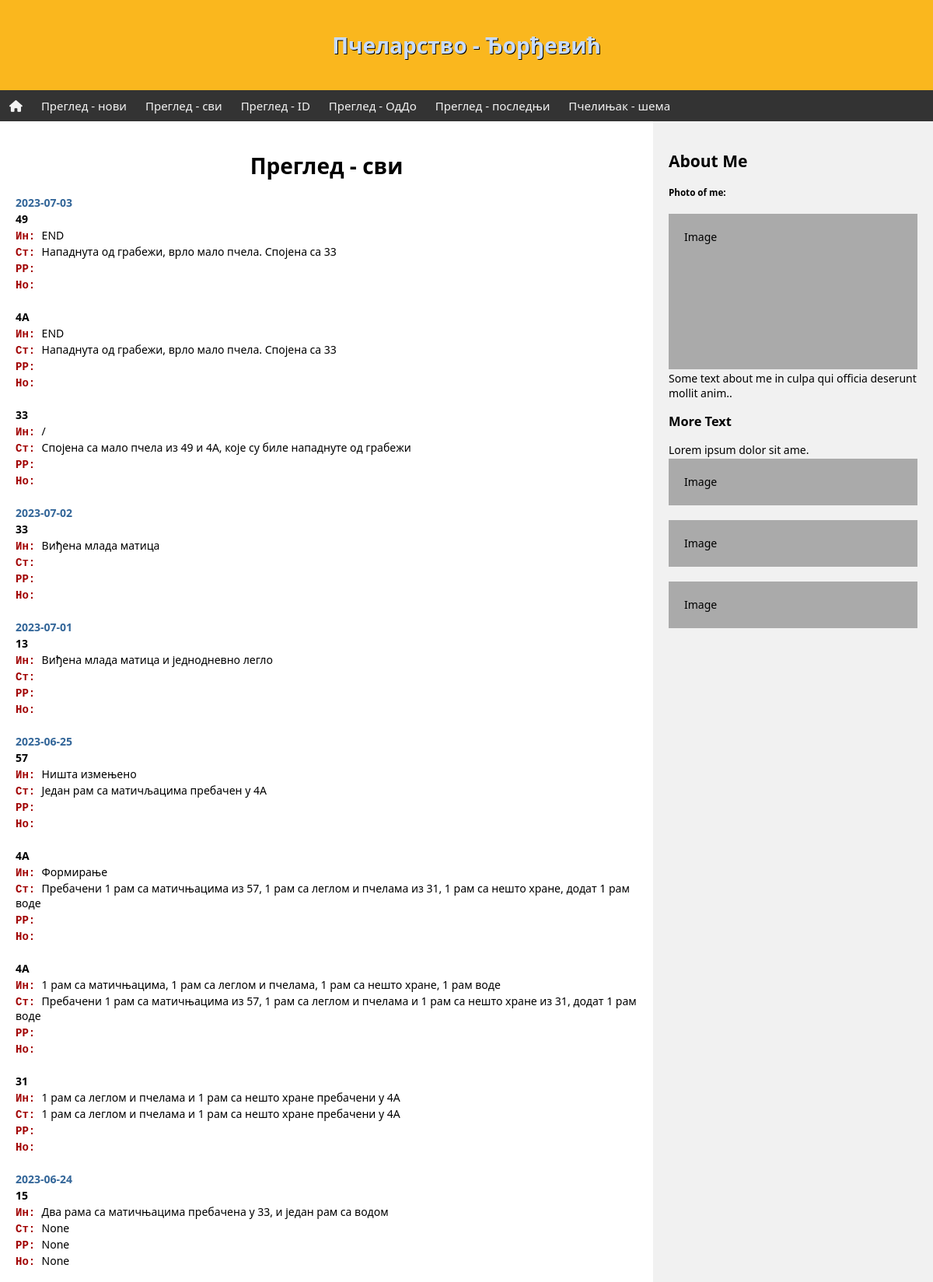
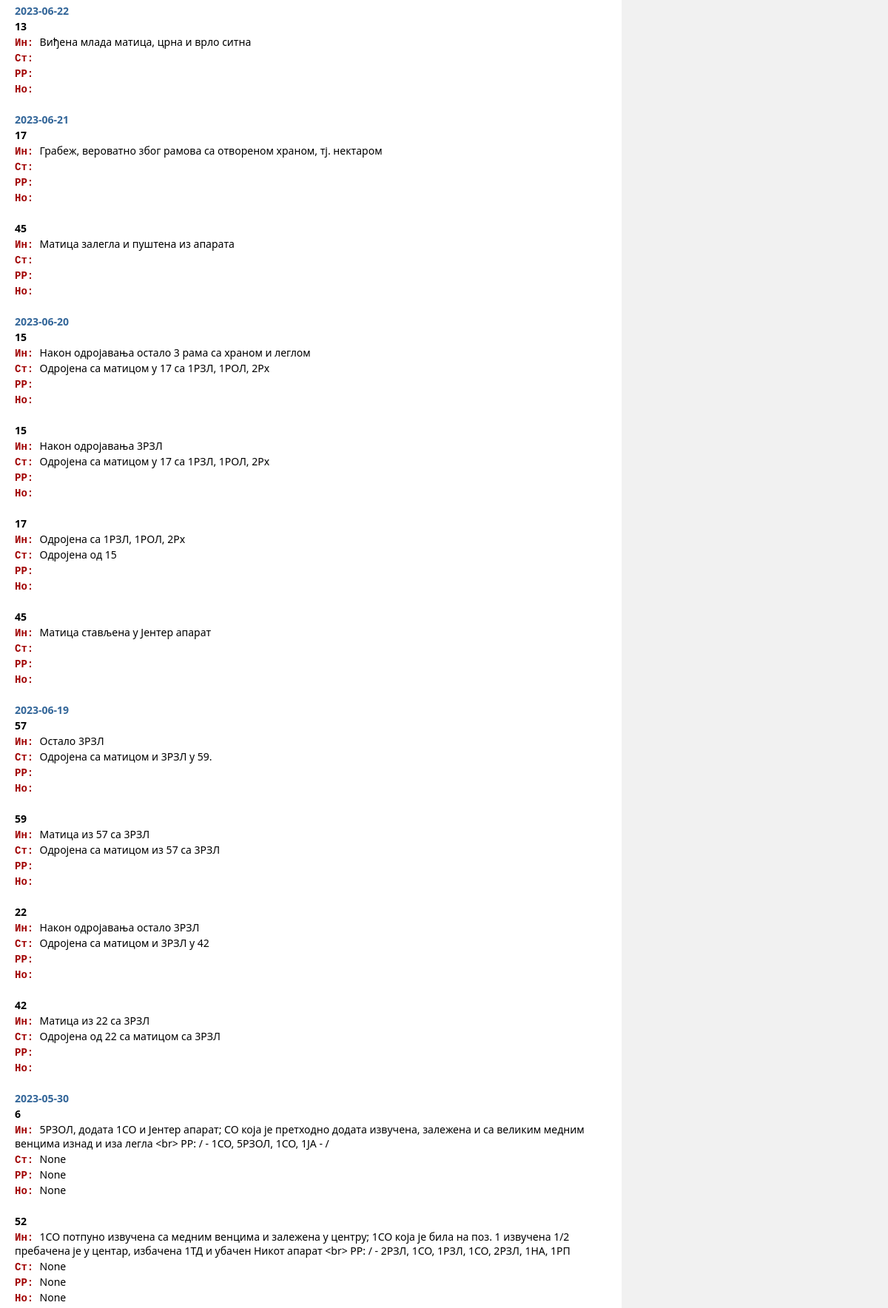
The app's page /inspect_all (upper part) with its own data (2 pictures, top to bottom).
### tables this page shows
CREATE TABLE inspect (id INTEGER PRIMARY KEY ASC AUTOINCREMENT NOT NULL, hive_id TEXT (2) NOT NULL, date DATE NOT NULL, state VARCHAR (255), interv VARCHAR (255), frames VARCHAR (127), note VARCHAR (255));

### app.py (the view)
@app.route("/inspect_all")
def inspect_all():
    db = os.path.join(app.root_path, 'pcelinjak.db')
    con = sqlite3.connect(db)
    cur = con.cursor()
    sql="""
    SELECT date, hive_id, interv, state, frames, note
    FROM inspect
    ORDER BY date DESC
    """
    cur.execute(sql)
    rew=cur.fetchall()
    con.close()
    return render_template("inspect_all.html", review=rew)

### templates/inspect_all.html (shortened to what this page needs)
{% extends 'template.html' %}
{% block content %}
  <h1>Преглед - сви</h1>
	{% set difdate = [] %}
	{% for (date, hive_id, state, interv, frames, note) in review %}
		{% if date not in difdate %}
			<p style="color: #336699;"><b>{{ date }}</b></p>
		{% endif %}
		<p><b>{{ hive_id }}</b></p>
		<p><span class="vst">Ин: </span>{{ interv }}</p>
		<p><span class="vst">Ст: </span>{{ state }}</p>
		<p><span class="vst">РР: </span>{{ frames }}</p>
		<p><span class="vst">Но: </span>{{ note }}</p>
		<br>
	{% endfor %}
{% endblock content %}

### static/css/style.css (style rules this page uses)
* { box-sizing: border-box; }
body { margin: 0; font-family: 'Segoe UI', Tahoma, Geneva, Verdana, sans-serif; font-size: 14px; }
p { margin-top: 2px; margin-bottom: 2px; }
h1 { text-align: center; }
.vst { color: #a00000; font-weight: 600; font-family: 'Courier New', Courier, monospace; }

### records on screen
inspect: date "2023-07-03", hive "49", state "END", interv "Нападнута од грабежи, врло мало пчела. Спојена са 33"
inspect: hive "4A", state "END", interv "Нападнута од грабежи, врло мало пчела. Спојена са 33"
inspect: hive "33", state "/", interv "Спојена са мало пчела из 49 и 4A, које су биле нападнуте од грабежи"
inspect: date "2023-07-02", hive "33", state "Виђена млада матица"
inspect: date "2023-07-01", hive "13", state "Виђена млада матица и једнодневно легло"
inspect: date "2023-06-25", hive "57", state "Ништа измењено", interv "Један рам са матичљацима пребачен у 4А"
inspect: hive "4А", state "Формирање", interv "Пребачени 1 рам са матичњацима из 57, 1 рам са леглом и пчелама из 31, 1 рам са нешто хране, додат 1 рам воде"
inspect: hive "4A", state "1 рам са матичњацима, 1 рам са леглом и пчелама, 1 рам са нешто хране, 1 рам воде", interv "Пребачени 1 рам са матичњацима из 57, 1 рам са леглом и пчелама и 1 рам са нешто хране из 31, додат 1 рам воде"
inspect: hive "31", state "1 рам са леглом и пчелама и 1 рам са нешто хране пребачени у 4A", interv "1 рам са леглом и пчелама и 1 рам са нешто хране пребачени у 4A"
inspect: date "2023-06-24", hive "15", state "Два рама са матичњацима пребачена у 33, и један рам са водом", interv "None", frames "None", note "None"
inspect: date "2023-06-22", hive "13", state "Виђена млада матица, црна и врло ситна"
inspect: date "2023-06-21", hive "17", state "Грабеж, вероватно због рамова са отвореном храном, тј. нектаром"
inspect: hive "45", state "Матица залегла и пуштена из апарата"
inspect: date "2023-06-20", hive "15", state "Након одројавања остало 3 рама са храном и леглом", interv "Одројена са матицом у 17 са 1РЗЛ, 1РОЛ, 2Рх"
inspect: hive "15", state "Након одројавања 3РЗЛ", interv "Одројена са матицом у 17 са 1РЗЛ, 1РОЛ, 2Рх"
inspect: hive "17", state "Одројена са 1РЗЛ, 1РОЛ, 2Рх", interv "Одројена од 15"
inspect: hive "45", state "Матица стављена у Јентер апарат"
inspect: date "2023-06-19", hive "57", state "Остало 3РЗЛ", interv "Одројена са матицом и 3РЗЛ у 59."
inspect: hive "59", state "Матица из 57 са 3РЗЛ", interv "Одројена са матицом из 57 са 3РЗЛ"
inspect: hive "22", state "Након одројавања остало 3РЗЛ", interv "Одројена са матицом и 3РЗЛ у 42"
inspect: hive "42", state "Матица из 22 са 3РЗЛ", interv "Одројена од 22 са матицом са 3РЗЛ"
inspect: date "2023-05-30", hive "6", state "5РЗОЛ, додата 1СО и Јентер апарат; СО која је претходно додата извучена, залежена и са великим медним венцима изнад и иза легла <br> РР: / - 1СО, 5РЗОЛ, 1СО, 1ЈА - /", interv "None", frames "None", note "None"
inspect: hive "52", state "1СО потпуно извучена са медним венцима и залежена у центру; 1СО која је била на поз. 1 извучена 1/2 пребачена је у центар, избачена 1ТД и убачен Никот апарат <br> РР: / - 2РЗЛ, 1СО, 1РЗЛ, 1СО, 2РЗЛ, 1НА, 1РП", interv "None", frames "None", note "None"
